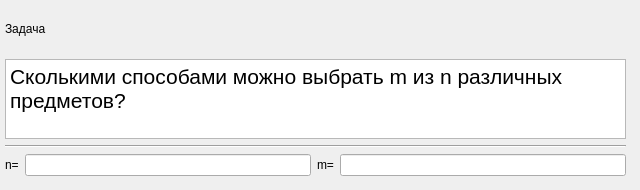
           <widget class="QWidget" name="combination">
            <widget class="QWidget" name="verticalLayoutWidget_5">
             <property name="geometry">
              <rect>
               <x>0</x>
               <y>0</y>
               <width>631</width>
               <height>181</height>
              </rect>
             </property>
             <layout class="QVBoxLayout" name="verticalLayout_5">
              <property name="sizeConstraint">
               <enum>QLayout::SetNoConstraint</enum>
              </property>
              <property name="leftMargin">
               <number>5</number>
              </property>
              <property name="topMargin">
               <number>5</number>
              </property>
              <property name="rightMargin">
               <number>5</number>
              </property>
              <property name="bottomMargin">
               <number>5</number>
              </property>
              <item>
               <widget class="QLabel" name="task_label_3">
                <property name="text">
                 <string>Задача</string>
                </property>
               </widget>
              </item>
              <item>
               <widget class="QTextBrowser" name="task_text_3">
                <property name="maximumSize">
                 <size>
                  <width>16777215</width>
                  <height>80</height>
                 </size>
                </property>
                <property name="html">
                 <string>&lt;!DOCTYPE HTML PUBLIC &quot;-//W3C//DTD HTML 4.0//EN&quot; &quot;http://www.w3.org/TR/REC-html40/strict.dtd&quot;&gt;
&lt;html&gt;&lt;head&gt;&lt;meta name=&quot;qrichtext&quot; content=&quot;1&quot; /&gt;&lt;style type=&quot;text/css&quot;&gt;
p, li { white-space: pre-wrap; }
&lt;/style&gt;&lt;/head&gt;&lt;body style=&quot; font-family:'Ubuntu'; font-size:16pt; font-weight:400; font-style:normal;&quot;&gt;
&lt;p style=&quot; margin-top:0px; margin-bottom:0px; margin-left:0px; margin-right:0px; -qt-block-indent:0; text-indent:0px;&quot;&gt;&lt;span style=&quot; font-family:'Open Sans,sans-serif'; color:#000000; background-color:#ffffff;&quot;&gt;Сколькими способами можно выбрать m из n различных предметов?&lt;/span&gt;&lt;/p&gt;&lt;/body&gt;&lt;/html&gt;</string>
                </property>
               </widget>
              </item>
              <item>
               <widget class="Line" name="line_3">
                <property name="orientation">
                 <enum>Qt::Horizontal</enum>
                </property>
               </widget>
              </item>
              <item>
               <layout class="QHBoxLayout" name="horizontalLayout_8">
                <item>
                 <widget class="QLabel" name="nLabel_comb">
                  <property name="text">
                   <string>n=</string>
                  </property>
                 </widget>
                </item>
                <item>
                 <widget class="QLineEdit" name="nInput_comb"/>
                </item>
                <item>
                 <widget class="QLabel" name="mLabel_comb">
                  <property name="text">
                   <string>m=</string>
                  </property>
                 </widget>
                </item>
                <item>
                 <widget class="QLineEdit" name="mInput_comb"/>
                </item>
               </layout>
              </item>
             </layout>
            </widget>
           </widget>
